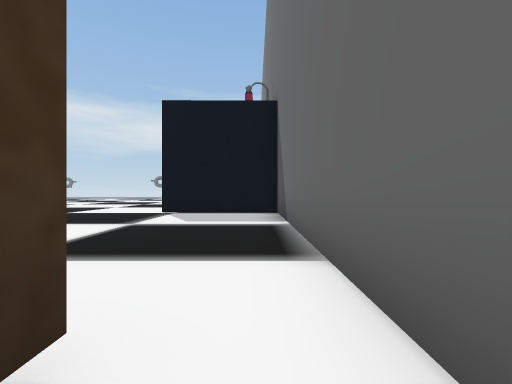
[1] (above)

24 first-person views from a walk through a 3-D level made in the Unity game engine. The camera is 1.2 m above the floor, looks level and sees 90° across. The floor is counted in squares, 2 m on a side. Each view is taken from the middle of a square. On the plan, view 1 faces up. The plan holds only what a view shows up to about 9 squares ahead; the rest is blank. The place goes on beyond the plan. Some surface patterns are stand-ins.

[2]
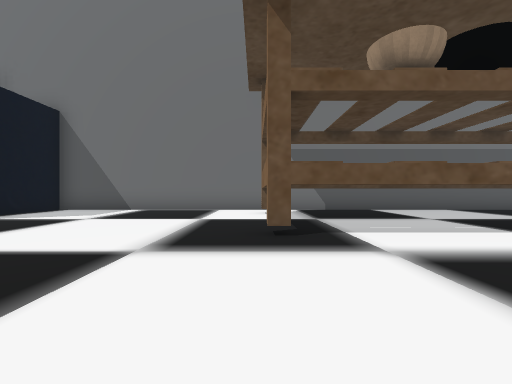

[3]
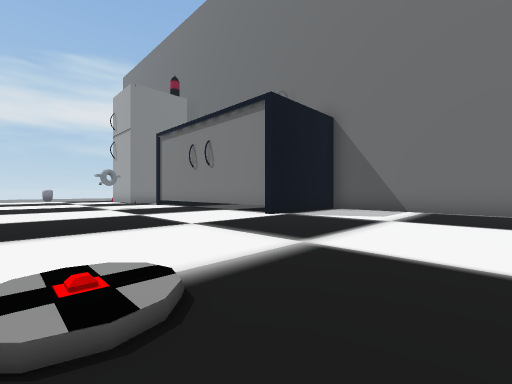

[4]
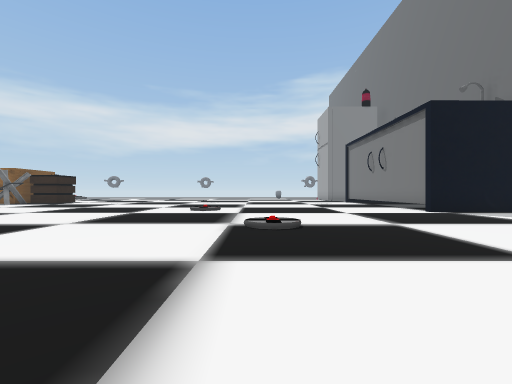

[5]
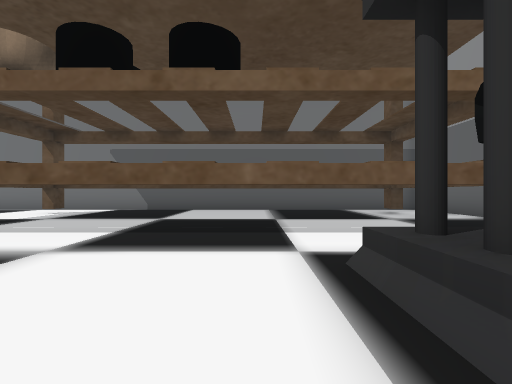

[6]
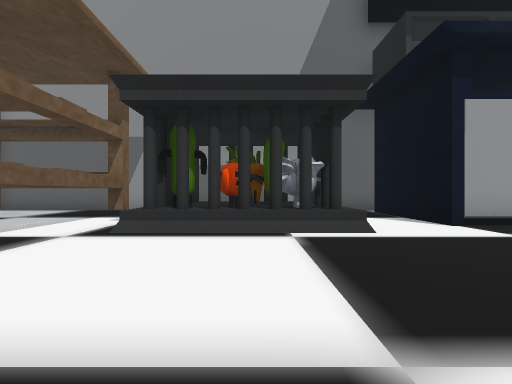

[7]
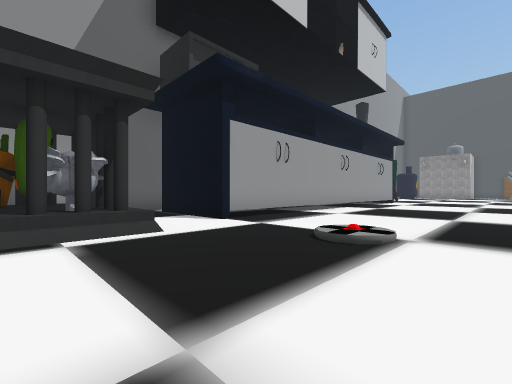

[8]
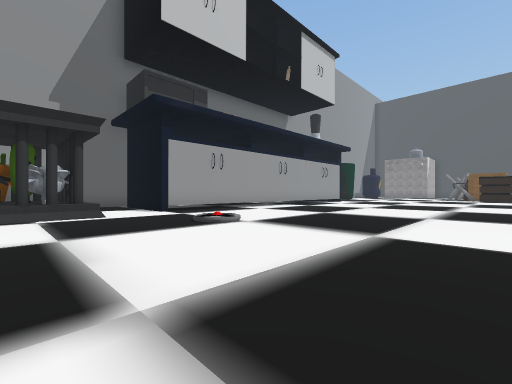

[9]
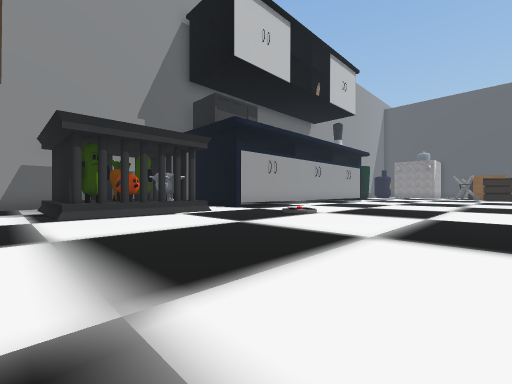

[10]
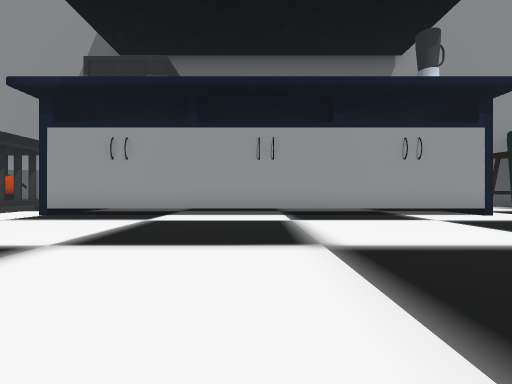

[11]
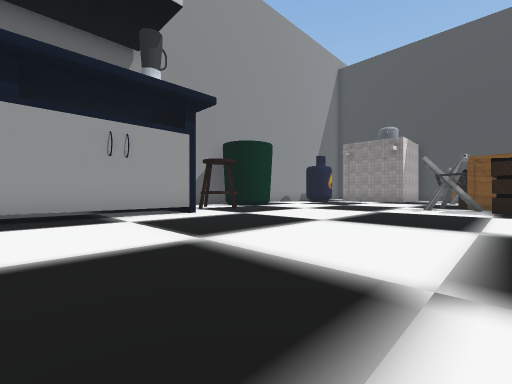

[12]
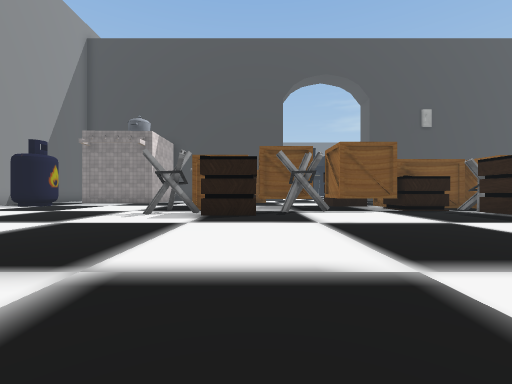

[13]
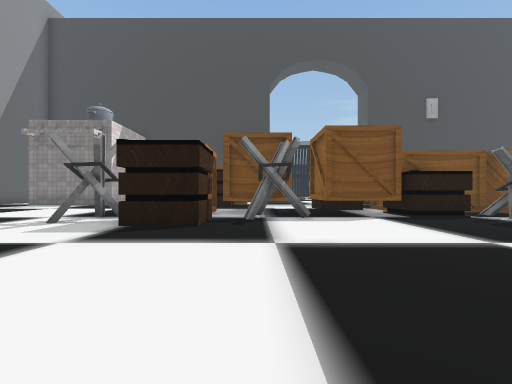

[14]
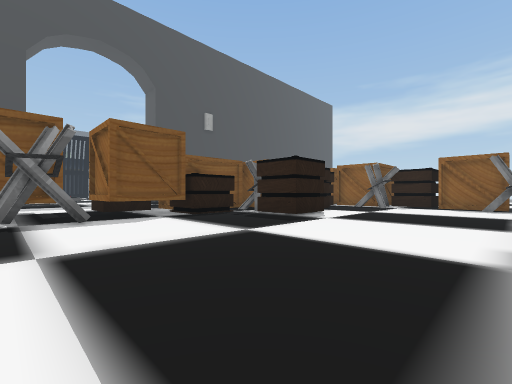

[15]
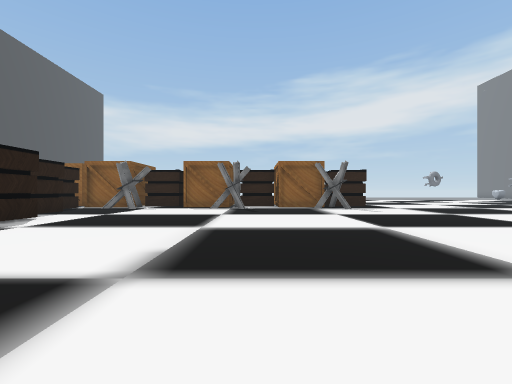

[16]
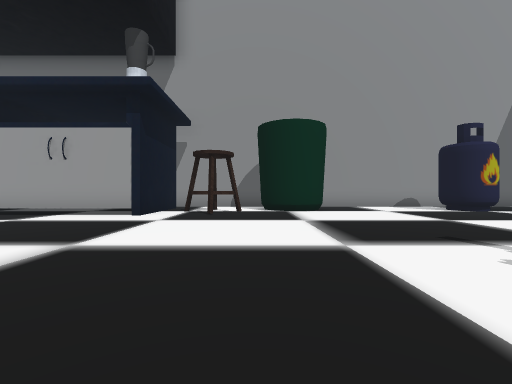

[17]
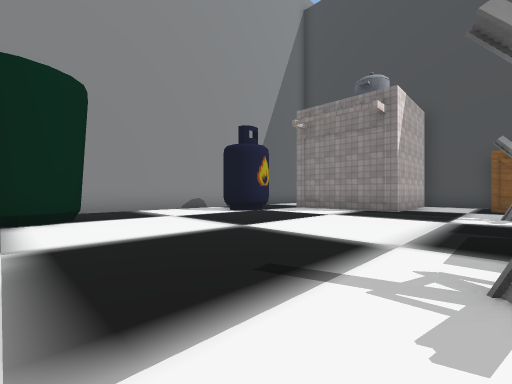

[18]
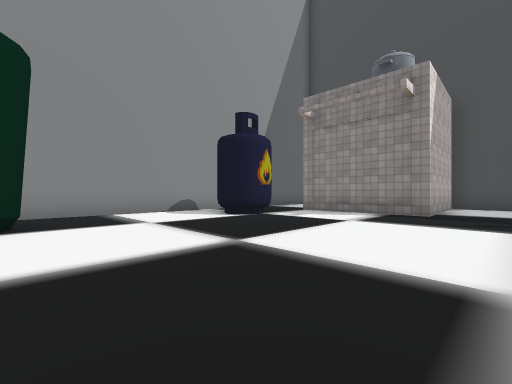

[19]
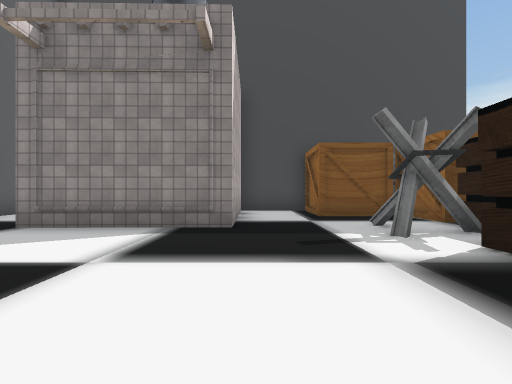

[20]
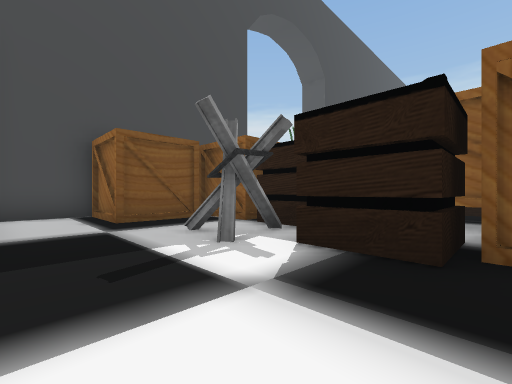

[21]
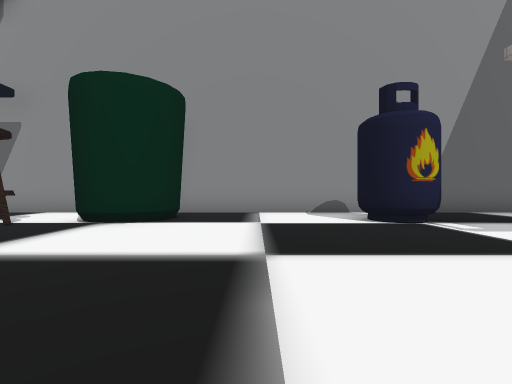

[22]
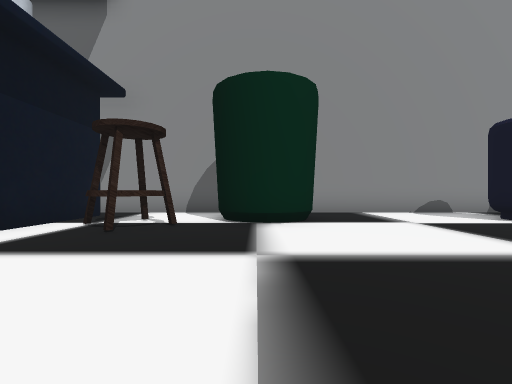

[23]
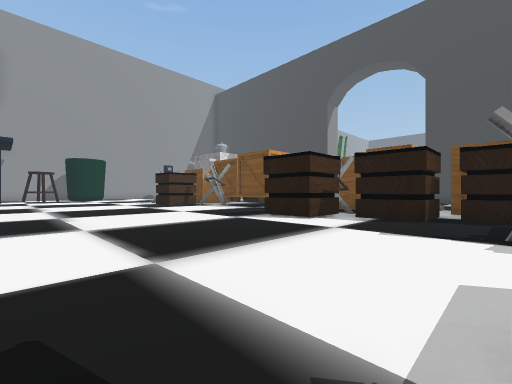

[24]
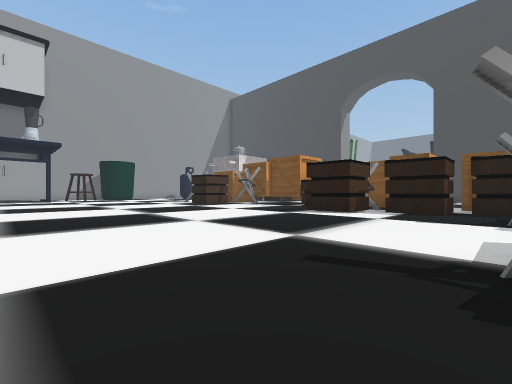

### Floor plan
Key: @ floor where view 1 was taken; # wall or solid block; x gap in a wall; . floor; ^ raised ledge; T thing the floor can be seen under or through; O other object.
Columns run from 40 left of view 1 to 1 right of it. Each row starts with its distance up from view 1.
 12        OOOO.O...O...O.....      .....
 11        OO.................      ......#
 10        OOOOO.............       ......#
  9         OOO................... .......#
  8        OO.OOO.......... ..............####
  7        OOOO...........   ................#
  6        ..OO..........     ...............#
  5        OOO..........       ..............#
  4        .OO..........        .............#
  3          OO.........         ............#
  2        OOOO.........          ...........#
  1   OOOO  ...O.............................#
  0  OOOOO  OO.O........................TTTT@#
 -1  OO..O.OOO.O........................T  T.#
 -2  OO..O....OO........................T  T.#
 -3 #...................................T  T.#
 -4 #...................................T  T.#
 -5 #####...............................T  T.#
 -6     #..........................^^^^.T  T.#
 -7     #..........#.############..xOO^.T  T.#
 -8     #..#....##.###          #..OOO^.T  T.#
 -9     ...#....##...#          #. ^O^^.#TTT.#
-10    .......... ....          .     .......#
-11   #################         ##############

Positions as (right, up) in squares from view 1, and headings:
1: (0, 0), facing up
2: (-8, 1), facing right
3: (-8, 3), facing up-right
4: (-8, 0), facing up
5: (-8, -5), facing right
6: (-8, -2), facing down
7: (-8, -2), facing down-left
8: (-8, 1), facing down-left
9: (-5, 1), facing down-left
10: (-17, 0), facing down
11: (-19, 0), facing down-left
12: (-22, 1), facing left
13: (-24, 2), facing left
14: (-24, 2), facing up-left
15: (-23, 3), facing up
16: (-26, 0), facing down
17: (-27, -2), facing down-left
18: (-28, -3), facing down-left
19: (-31, -4), facing left
20: (-32, -4), facing up-left
21: (-30, -3), facing down
22: (-27, -3), facing down
23: (-23, 12), facing down-left
24: (-21, 12), facing down-left
